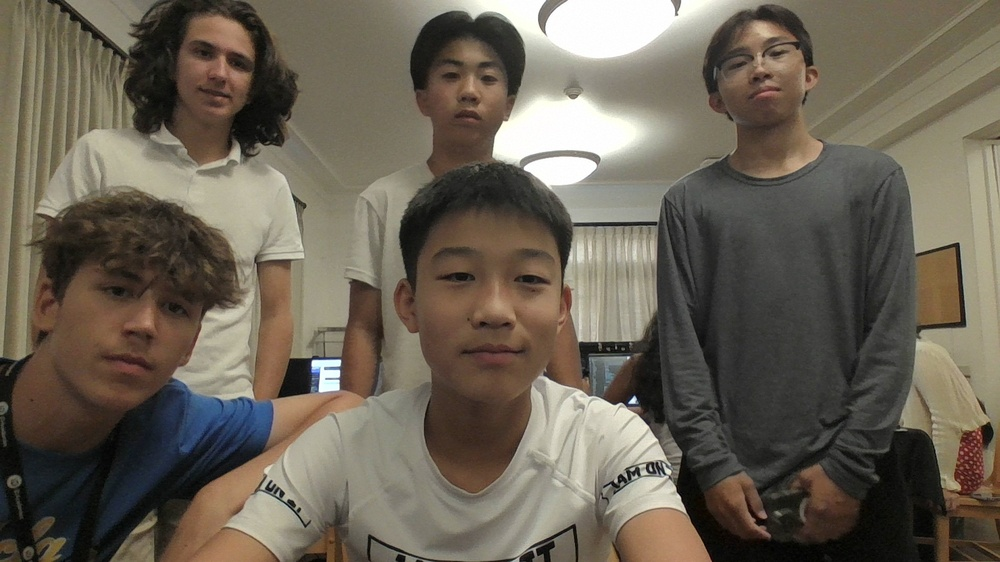
#> input picture WIN_20260701_20_02_56_Pro.jpg, 1000 x 562 px, shrunk from 1920 x 1080 before the run
$ python faceblur_backup.py
#> lines starting #> are read from the running program, lines starting #| are printed output that depends on the picture; after the words box and inside, x2 and y2 are one past the last pixel; in counts of white or black regions, pixels touching at a corner belong together
import cv2
import os

# Load OpenCV's built-in face detector
face_cascade = cv2.CascadeClassifier(
    cv2.data.haarcascades + "haarcascade_frontalface_default.xml"
)

# Load your photo
script_dir = os.path.dirname(os.path.abspath(__file__))
filename = os.path.join(script_dir, "WIN_20260701_20_02_56_Pro.jpg")
image = cv2.imread(filename)
#> image is the input picture: shape (562, 1000, 3); mean B, G, R 85.5, 98.5, 106.7

if image is None:
    print(f"Could not open '{filename}'")
    exit()

# Convert to grayscale
gray = cv2.cvtColor(image, cv2.COLOR_BGR2GRAY)
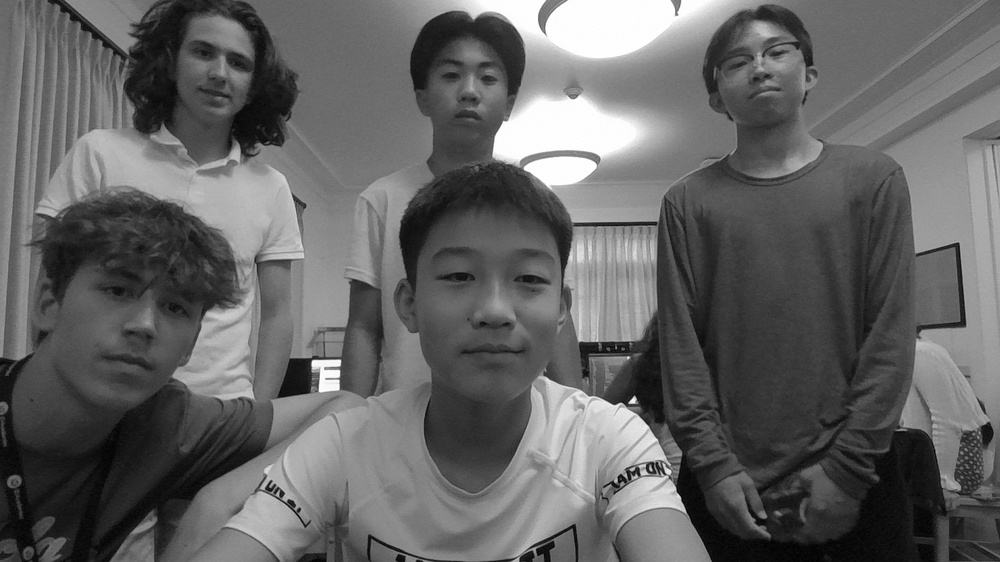
#> gray: shape (562, 1000); min 0, max 255, mean 99.5

# Detect faces
faces = face_cascade.detectMultiScale(
    gray,
    scaleFactor=1.1,
    minNeighbors=5
)
#> faces = [[714, 18, 95, 95], [166, 17, 104, 104], [419, 36, 99, 99], [396, 207, 191, 191]]

# Sort faces from left to right so numbering is consistent
faces = sorted(faces, key=lambda f: f[0])
#> faces = [[166, 17, 104, 104], [396, 207, 191, 191], [419, 36, 99, 99], [714, 18, 95, 95]]

print(f"Found {len(faces)} face(s)")
#| Found 4 face(s)

if len(faces) == 0:
    print("No faces detected.")
    exit()

# Create preview with numbered boxes
preview = image.copy()

for i, (x, y, w, h) in enumerate(faces):
    x, y, w, h = int(x), int(y), int(w), int(h)

    cv2.rectangle(preview, (x, y), (x + w, y + h), (0, 255, 0), 2)
    cv2.putText(
        preview,
        str(i),
        (x, y - 10 if y > 20 else y + 25),
        cv2.FONT_HERSHEY_SIMPLEX,
        0.8,
        (0, 255, 0),
        2
    )
#> this loop made 4 passes
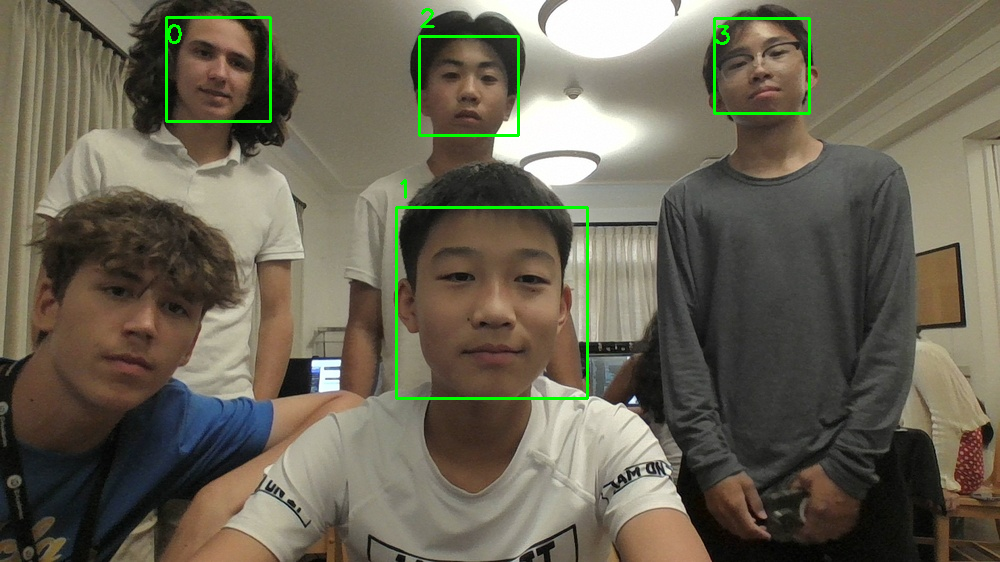
#> preview: shape (562, 1000, 3); 1.12% of pixels changed, all inside (x1, y1, x2, y2) = (165, 8, 811, 400)

cv2.imwrite("faces_preview.jpg", preview)
print("Saved faces_preview.jpg")

# Ask which faces to blur
choice = input(
    "Which face(s) do you want to blur? "
    "Enter numbers separated by commas (example: 0,2) or 'all': "
).strip()
#> the answer given: s

if choice.lower() == "all":
    selected = list(range(len(faces)))
else:
    selected = []
    for item in choice.split(","):
        item = item.strip()
        if item.isdigit():
            num = int(item)
            if 0 <= num < len(faces):
                selected.append(num)
#> after the loop, selected = []

print("Selected faces:", selected)
#| Selected faces: []

# Blur only selected faces
for i in selected:

    x, y, w, h = faces[i]

    x = int(x)
    y = int(y)
    w = int(w)
    h = int(h)

    face_region = image[y:y+h, x:x+w]

    blurred = cv2.GaussianBlur(face_region, (99, 99), 30)

    image[y:y+h, x:x+w] = blurred
#> this loop made 0 passes

# Save result
cv2.imwrite("blurred_output.jpg", image)

print(f"Blurred {len(selected)} face(s).")
#| Blurred 0 face(s).
print("Saved as blurred_output.jpg")
